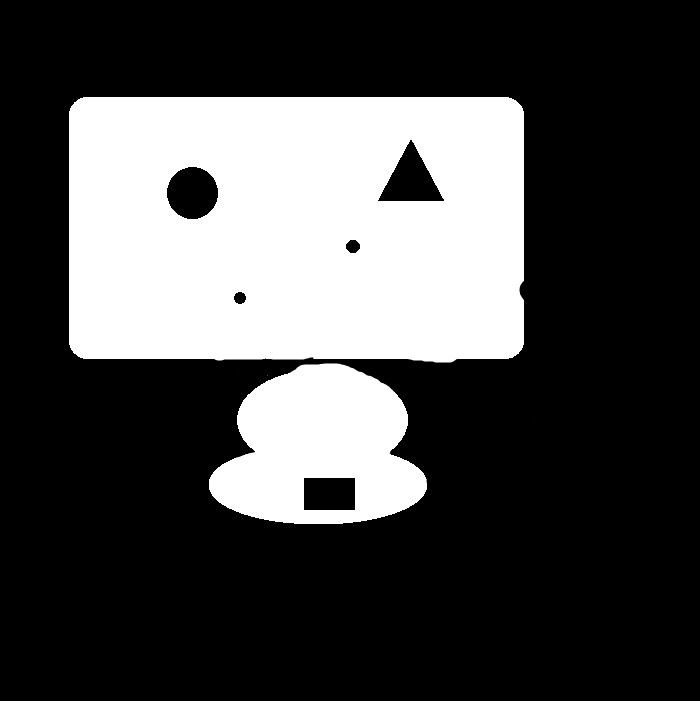
#> input picture 6. boundary_extraction/image.jpg, 700 x 701 px
$ python boundary_extraction.py
#> lines starting #> are read from the running program, lines starting #| are printed output that depends on the picture; after the words box and inside, x2 and y2 are one past the last pixel; in counts of white or black regions, pixels touching at a corner belong together
import numpy as np
from cv2 import cv2
import matplotlib.pyplot as plt
original_img = cv2.imread('image.jpg')
#> original_img is the input picture: shape (701, 700, 3); min 0, max 255, mean 72
img_gray = cv2.cvtColor(original_img, cv2.COLOR_BGR2GRAY)
_, binary_img = cv2.threshold(img_gray, 127, 255, cv2.THRESH_BINARY)
#> binary_img: shape (701, 700); 28.2% white; 2 white regions, box (x1, y1, x2, y2) and area: (69, 97, 524, 363) 114635, (209, 363, 427, 524) 23869
binary_img = binary_img/255
struct_elem = np.array([(1,1,1,), (1,1,1), (1,1,1)])
img_shape = binary_img.shape
#> img_shape = (701, 700)
filter_shape = struct_elem.shape
padded_img = np.zeros((img_shape[0]+filter_shape[0]-1,img_shape[1]+filter_shape[1]-1))
for i in range(img_shape[0]):
    for j in range(img_shape[1]):
        padded_img[i+1, j+1] = binary_img[i, j]
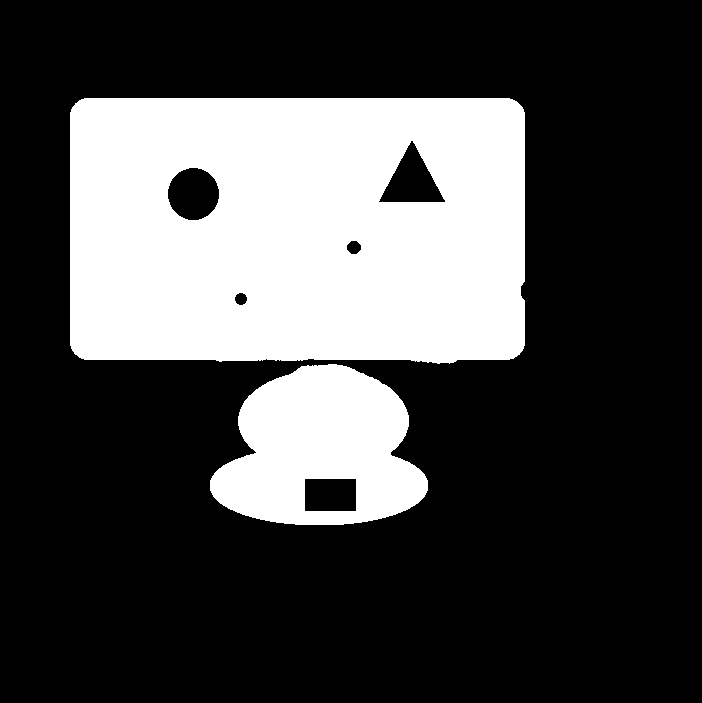
#> padded_img: shape (703, 702) float64; values 0 (black) and 1 (white), 28.1% white; 2 white regions, box (x1, y1, x2, y2) and area: (70, 98, 525, 364) 114635, (210, 364, 428, 525) 23869
erod_img = np.zeros(img_shape)
for i in range(img_shape[0]):
    for j in range(img_shape[1]):
        window = padded_img[i:i+filter_shape[0], j:j+filter_shape[1]]
        result = (window == struct_elem)
        final = np.all(result == True)
        if final:
            erod_img[i, j] = 1
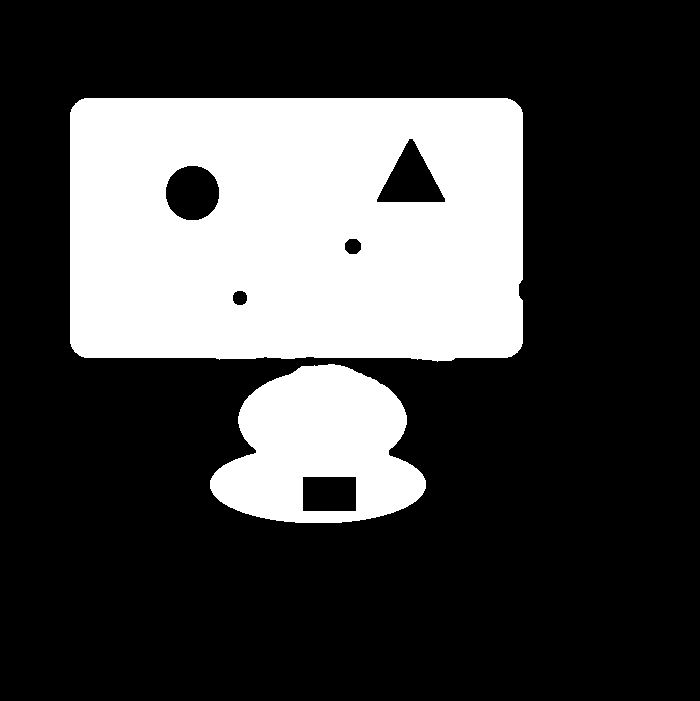
#> erod_img: shape (701, 700) float64; values 0 (black) and 1 (white), 27.6% white; 2 white regions, box (x1, y1, x2, y2) and area: (70, 98, 523, 362) 112585, (210, 364, 426, 523) 22868
final_img = binary_img - erod_img
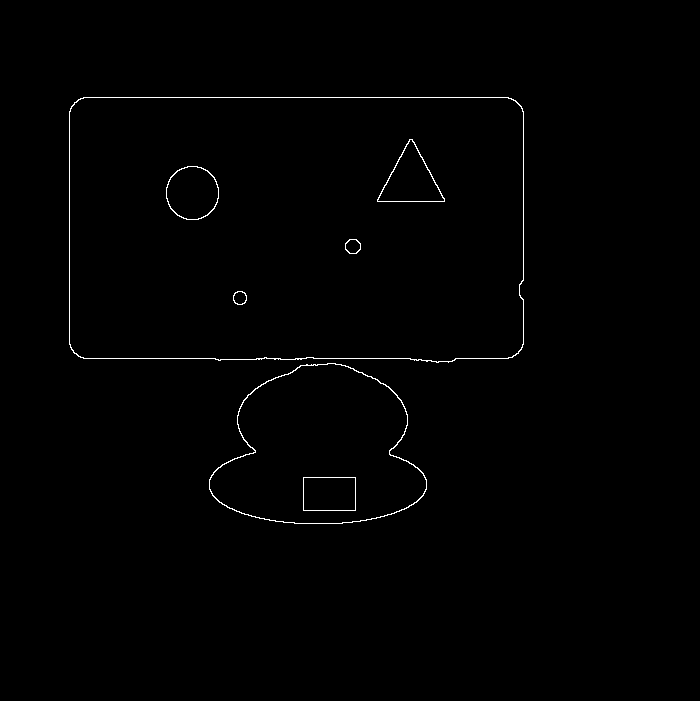
#> final_img: shape (701, 700) float64; values 0 (black) and 1 (white), 0.62% white in thin lines or dots, all inside (x1, y1, x2, y2) = (69, 97, 524, 524)
fig = plt.figure(figsize=(13, 9))
fig.suptitle('BOUNDARY EXTRACTION', fontsize=16)
rows = 1
columns = 2
fig.add_subplot(rows, columns, 1)
plt.imshow(binary_img, cmap='Greys_r')
plt.axis('off')
plt.title("Original Image")
fig.add_subplot(rows, columns, 2)
plt.imshow(final_img, cmap='Greys_r')
plt.axis('off')
plt.title("Final Image")
plt.show()
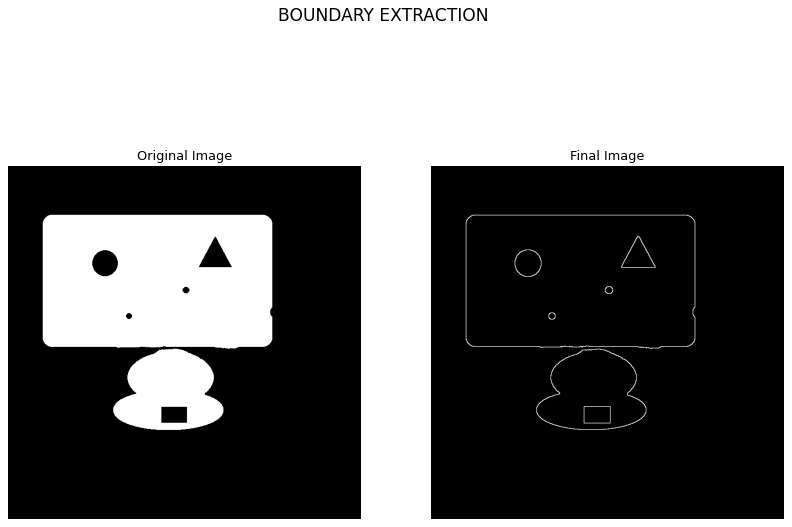
#> figure drawn by matplotlib, 2 panels
